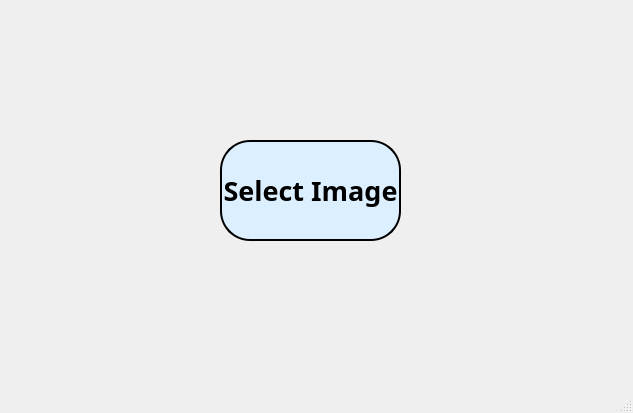
<?xml version="1.0" encoding="UTF-8"?>
<ui version="4.0">
 <class>MainWindow</class>
 <widget class="QMainWindow" name="MainWindow">
  <property name="geometry">
   <rect>
    <x>0</x>
    <y>0</y>
    <width>633</width>
    <height>413</height>
   </rect>
  </property>
  <property name="windowTitle">
   <string>MainWindow</string>
  </property>
  <widget class="QWidget" name="centralwidget">
   <widget class="QPushButton" name="pushButton">
    <property name="geometry">
     <rect>
      <x>220</x>
      <y>140</y>
      <width>181</width>
      <height>101</height>
     </rect>
    </property>
    <property name="font">
     <font>
      <family>함초롬돋움</family>
      <pointsize>20</pointsize>
      <weight>75</weight>
      <bold>true</bold>
     </font>
    </property>
    <property name="styleSheet">
     <string notr="true">background-color:rgb(219, 239, 255);
border-radius : 30;
border : 2px solid black;</string>
    </property>
    <property name="text">
     <string>Select Image</string>
    </property>
    <property name="iconSize">
     <size>
      <width>16</width>
      <height>16</height>
     </size>
    </property>
   </widget>
  </widget>
  <widget class="QMenuBar" name="menubar">
   <property name="geometry">
    <rect>
     <x>0</x>
     <y>0</y>
     <width>633</width>
     <height>21</height>
    </rect>
   </property>
  </widget>
  <widget class="QStatusBar" name="statusbar"/>
 </widget>
 <resources/>
 <connections/>
</ui>
